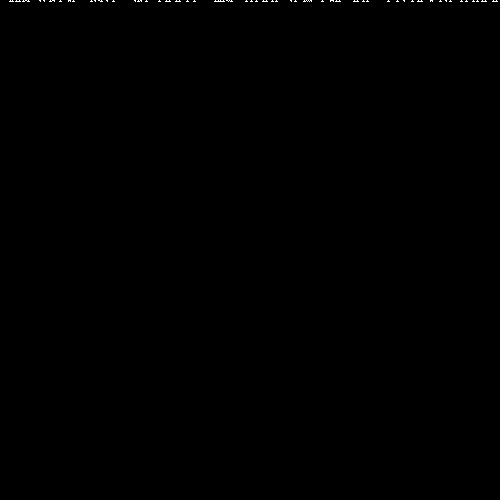
Frame 1 (no input)
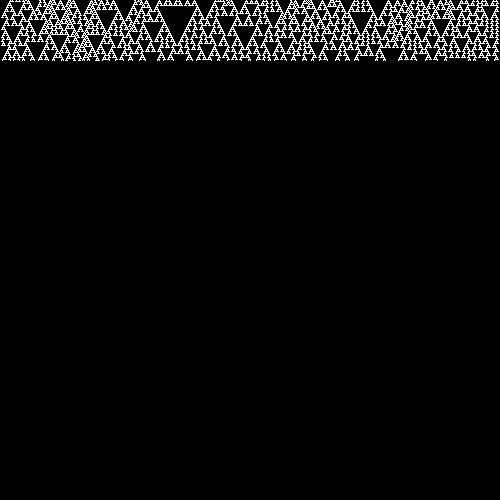
Frame 60 (the mouse pressed at the canvas centre just before this capture)
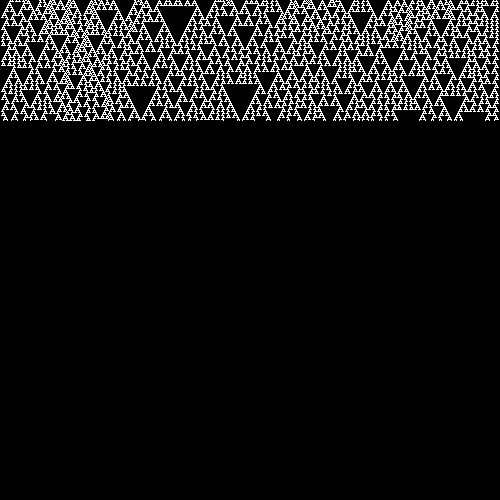
Frame 120 (the mouse held since frame 60 and released just before this capture)

The Processing sketch that drew these frames (run headless with seeded random() and noise(); from frame 60 on, the mouse is pressed at the canvas centre):

// Processing sketch: processing_49233
// ── processing_49233.pde

int row = 0;

color an = color(255);
color ab = color(0);
void setup()
{
  size(500, 500);
  stroke(255);
  background(0);
  for(int i = 1; i < width; i++)
  {
    float muenze = random(100);
    if(muenze <20)
    {
      set(i,0, an);
    }
  }
  
}



void draw()
{
  for(int x = 1; x < width; x++)
  {
    color links = get(x-1,row);
    color mitte = get(x,row);
    color rechts = get(x+1,row);
    if(links == ab && mitte == an && rechts == ab)
   {
     set(x+1, row+1, an);
     set(x-1, row+1, an);
   }
   else if(links == ab && mitte == ab && rechts == an)
   {
     set(x+1, row+1, an);
   }
   else if(links == an && mitte == ab && rechts == ab)
   {
     set(x-1, row+1, an);
   }
   else if(links == an && mitte == an && rechts == ab)
   {
     set(x-1, row+1, ab);
     set(x+1, row+1, ab);
   }
     
     
     
     
  }
  row++;
  if(row >= height)
  {
    noLoop();
  }
  
}
